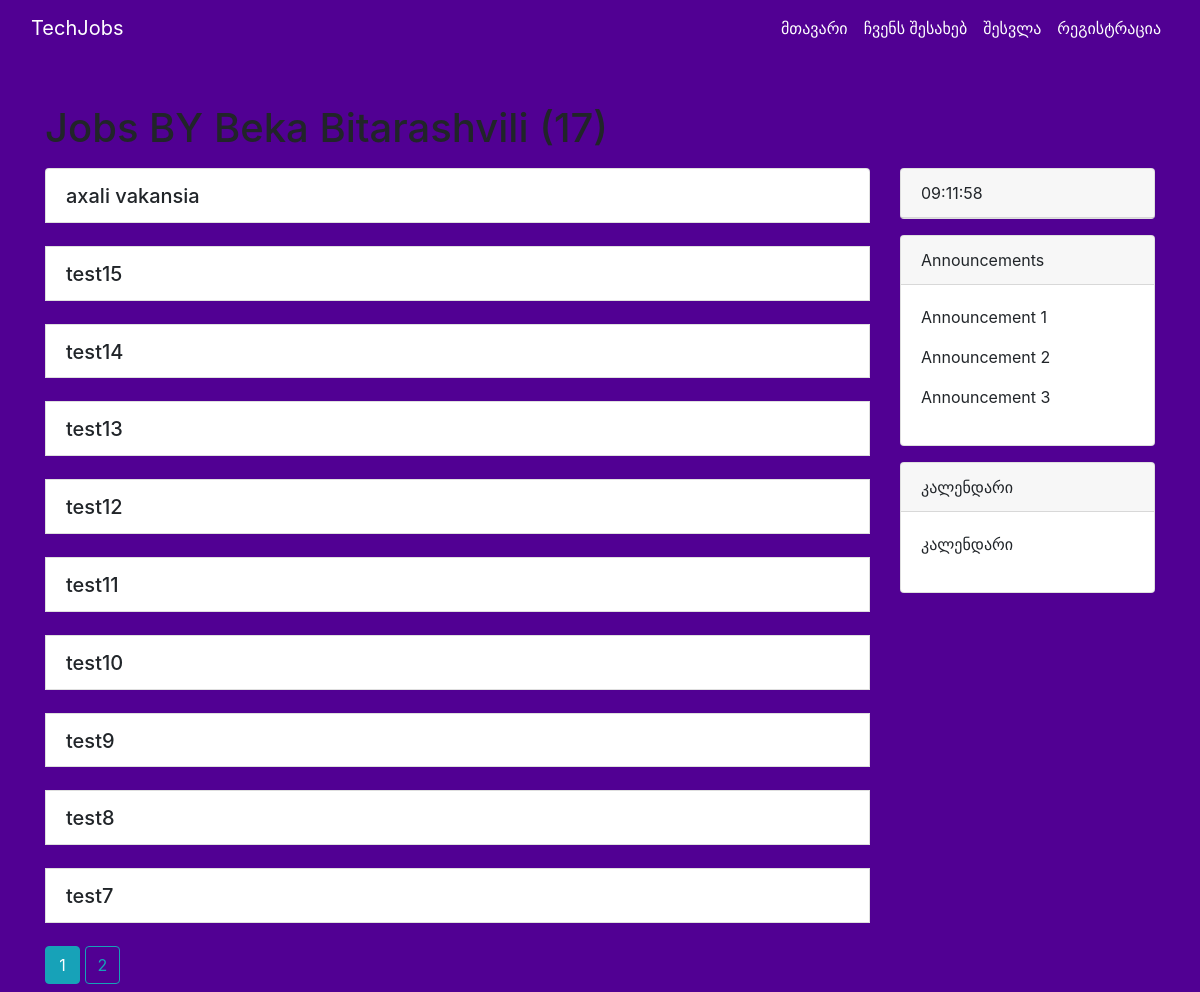
/user/Beka Bitarashvili, run on the app's committed database.
### app/models.py (models this page shows, shortened)
class Job(db.Model):
    id = db.Column(db.Integer, primary_key=True)
    title = db.Column(db.String(20), unique=True, nullable=False)
    date_posted = db.Column(db.DateTime, nullable=False, default=datetime.utcnow)
    description = db.Column(db.Text, nullable=False)
    user_id = db.Column(db.Integer, db.ForeignKey('user.id'), nullable=False)

### app/routes.py (the view)
@app.route('/user/<string:username>')
def user_jobs(username):
    page = request.args.get('page', 1, type=int)
    user = User.query.filter_by(username=username).first_or_404()
    jobs = Job.query.filter_by(author=user).order_by(Job.date_posted.desc()).paginate(page=page, per_page=10)
    return render_template('user_jobs.html', jobs=jobs, user=user)

### app/templates/user_jobs.html (shortened to what this page needs)
{% extends "base.html" %}
{% block content %}
<br>
<br>
<h1 class="mb-3">Jobs BY {{ user.username }} ({{ jobs.total }})</h1>
<div class="row">
    <div class="col-md-9 offset-md-0">
        <ul class="list-group">
            {% for job in jobs.items %}
            <li class="list-group-item">
                <div class="d-flex justify-content-between align-items-center">
                    <div>
                        <h4 class="mb-0">
                            <a class="job-title" href="#" data-toggle="collapse" data-target="#job-{{ loop.index }}">
                                {{ job.title }}
                            </a>
                        </h4>
                    </div>
                </div>
            </li>
            <br>
            {% endfor %}
            <div class="page-links">
                {% for page_num in jobs.iter_pages() %}
                {% if page_num %}
                {% if jobs.page == page_num %}
                <a class="btn btn-info mb-2 custom-page-link" href="{{ url_for('user_jobs', username=user.username, page=page_num) }}">{{ page_num
                    }}</a>
                {% else %}
                <a class="btn btn-outline-info mb-2 custom-page-link" href="{{ url_for('user_jobs', username=user.username, page=page_num) }}">{{
                    page_num }}</a>
                {% endif %}
                {% endif %}
                {% endfor %}
            </div>
        </ul>
    </div>
    <div class="col-md-3">
        <div class="card mb-3">
            <div class="card-header">
                <div id="live-clock"></div>
            </div>
        </div>
        <div class="card mb-3">
            <div class="card-header">
                Announcements
            </div>
            <div class="card-body">
                <p>Announcement 1</p>
                <p>Announcement 2</p>
                <p>Announcement 3</p>
            </div>
        </div>
        <div class="card">
            <div class="card-header">
                კალენდარი
            </div>
            <div class="card-body">
                <p>კალენდარი</p>
            </div>
        </div>
    </div>
</div>
{% endblock %}

### app/static/main.css (style rules this page uses)
body { background-color: #510093; }
.job-title { font-size: 20px; color: inherit; text-decoration: none; }
.custom-page-link { width: 35px; }
.page-links { display: inline-block; }

### data on the page
Job: title "axali vakansia"
Job: title "test15"
Job: title "test14"
Job: title "test13"
Job: title "test12"
Job: title "test11"
Job: title "test10"
Job: title "test9"
Job: title "test8"
Job: title "test7"

### other printed values
{{ page_num }} "1"
{{ page_num }} "2"
